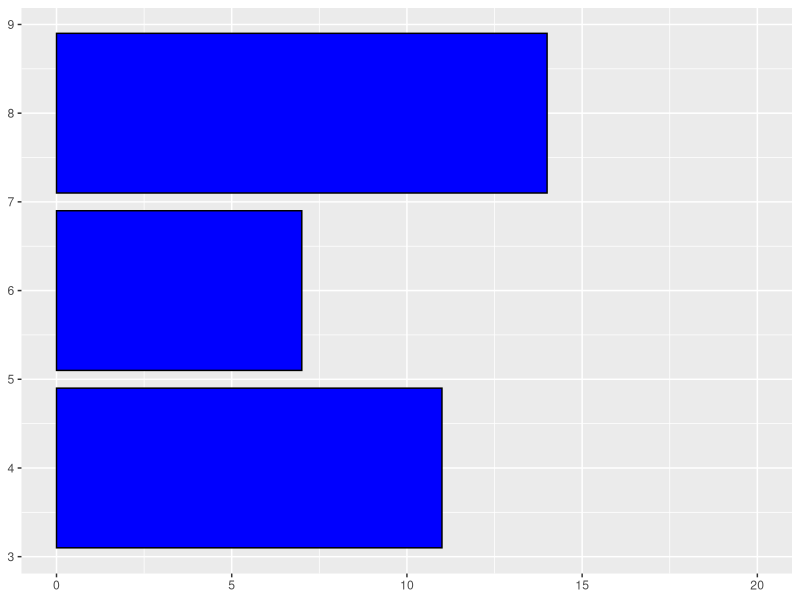

Write the R code that produced this figure.
library(ggplot2)

# mtcars$cyl <- as.factor(mtcars$cyl)
# mtcars$gear <- as.factor(mtcars$gear)

ggbar1 <- function(data, column, bar_col = 'blue', bor_col = 'black',
                   yaxlimit = FALSE, y1 = NA, y2 = NA, horizontal = FALSE,
                   title = NULL, xlab = NULL, ylab = NULL, sub = NULL,
                   title_col = 'black', title_vjust = 0.5,
                   title_fam = 'serif', title_face = 'plain', 
                   title_size = 10, title_hjust = 0.5, 
                   sub_col = 'black', sub_fam = 'serif', sub_face = 'plain', 
                   sub_size = 10, sub_hjust = 0.5, sub_vjust = 0.5,
                   xax_col = 'black', xax_fam = 'serif', 
                   xax_face = 'plain', xax_size = 10, 
                   xax_hjust = 0.5, xax_vjust = 0.5,
                   yax_col = 'black', yax_fam = 'serif', 
                   yax_face = 'plain', yax_size = 10, 
                   yax_hjust = 0.5, yax_vjust = 0.5,
                   remove_xax = FALSE, remove_yax = FALSE,
                   add_text = FALSE, xloc = NA, yloc = NA, 
                   label = NA, tex_color = NA, tex_size = NA) {
  
  p <- ggplot(data, aes_string(column)) +
    geom_bar(fill = bar_col, col = bor_col)
  
  if (yaxlimit) {
    p <- p + ylim(y1, y2)
    p
  }
  
  p <- p + ggtitle(title) + xlab(xlab) + ylab(ylab) +
    theme(
      plot.title = element_text(color = title_col, family = title_fam,
                                face = title_face, size = title_size, hjust = title_hjust,
                                vjust = title_vjust),
      plot.subtitle = element_text(color = sub_col, family = sub_fam,
                                face = sub_face, size = sub_size, hjust = sub_hjust,
                                vjust = sub_vjust),
      axis.title.x = element_text(color = xax_col, family = xax_fam,
                                  face = xax_face, size = xax_size, hjust = xax_hjust,
                                  vjust = xax_vjust),
      axis.title.y = element_text(color = yax_col, family = yax_fam,
                                  face = yax_face, size = yax_size, hjust = yax_hjust,
                                  vjust = yax_vjust)
    )
  
  if (horizontal) {
    p <- p + coord_flip()
  }
  
  
  if(remove_xax) {
    p <- p + theme(
      axis.title.x = element_blank()
    )
    p
  }
  
  if(remove_yax) {
    p <- p + theme(
      axis.title.y = element_blank()
    )
    p
  }
  
  if(add_text) {
    p <- p + annotate("text", x = xloc, y = yloc, label = label, 
                      color = tex_color, size = tex_size)
    p
  }
  
  p
  
}

ggbar1(mtcars, 'cyl', yaxlimit = TRUE, y1 = 0, y2 = 20, horizontal = TRUE)
